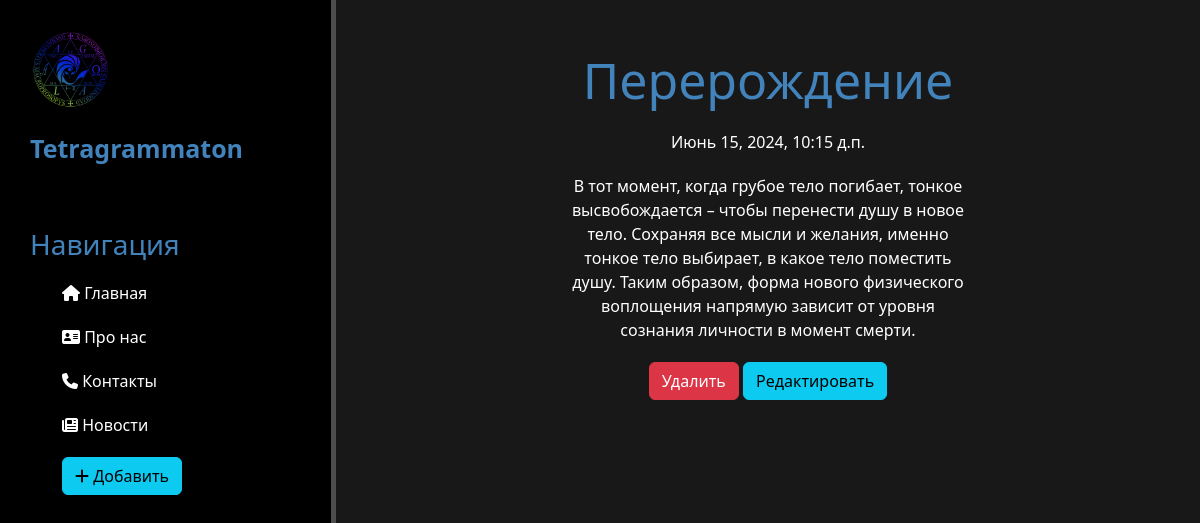
/news/5, run on the app's committed database.
### news/models.py (models this page shows, shortened)
class Articles(models.Model):
    title = models.CharField('Название', max_length=50)
    anons = models.CharField('Анонс', max_length=250)
    full = models.TextField('Статья')
    date = models.DateTimeField('Дата публикации')
    class Meta:
        verbose_name = 'Новость'
        verbose_name_plural = 'Новости'

### news/views.py (the view)
# urls.py: path('<int:pk>', views.NewsDetailView.as_view(), name='news-detail'),
class NewsDetailView(DetailView):
    model = Articles
    template_name = 'news/details_view.html'
    context_object_name = 'article'

### news/templates/news/details_view.html (shortened to what this page needs)
{% extends 'main/layout.html' %}
{% block content %}
    <div class="features">
        <h1>{{ article.title }}</h1>
        <p>{{ article.date }}</p>
        <p>{{ article.full }}</p>
        <a href="{% url 'news-delete' article.id %}" class="btn btn-danger">Удалить</a>
        <a href="{% url 'news-update' article.id %}" class="btn btn-info">Редактировать</a>
    </div>
{% endblock %}

### main/static/main/css/main.css (style rules this page uses)
body { background: #181818; }
main .features { float: left; color: #fff; margin-top: 50px; text-align: center; width: 72%; }
main .features h1 { font-size: 50px; color: #4283bb; }
main .features p { max-width: 400px; margin: 20px auto }

### data on the page
Articles: title "Перерождение", date "Июнь 15, 2024, 10:15 д.п.", full "В тот момент, когда грубое тело погибает, тонкое высвобождается – чтобы перенести душу в новое тело. Сохраняя все мысли и желания, именно тонкое тело выбирает, в какое тело поместить душу. Таким образом, форма нового физического воплощения напрямую зависит от уровня сознания личности в момент смерти."
